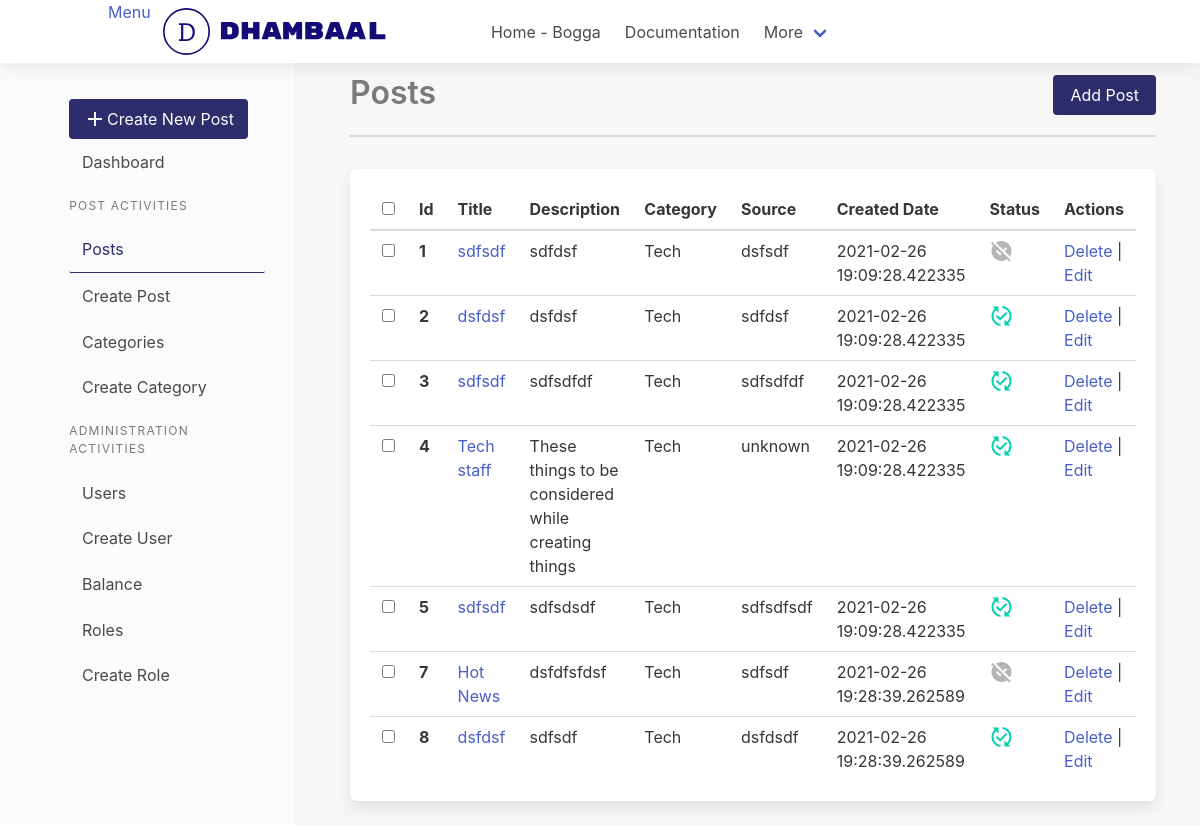
The app's page /dashboard/posts/, older data.
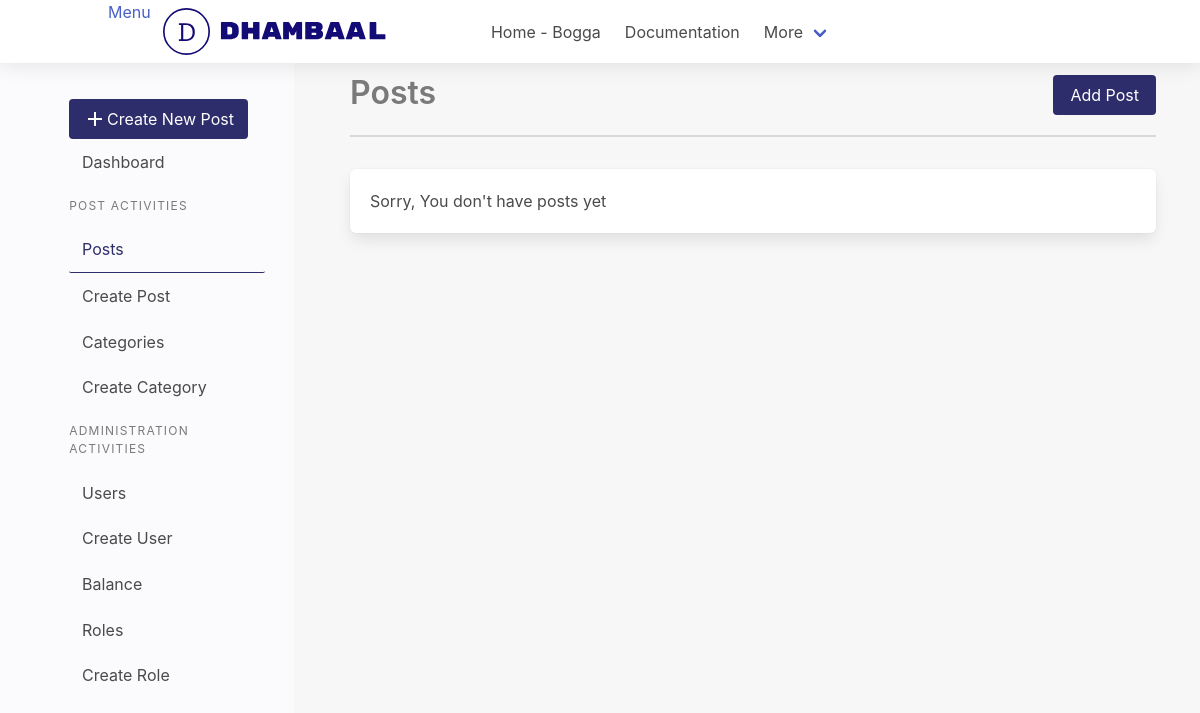
The same page, newer data.
### app/dashboard/models/post.py (models this page shows, shortened)
@dataclass
class Post(db.Model):
    __tablename__ = "post"
    id: int = db.Column(db.Integer, primary_key=True)
    title: str = db.Column(db.String(80), nullable=False)
    description: str = db.Column(db.Text)
    source: str = db.Column(db.String(129), nullable=True)
    category: str = db.Column(db.String(129), nullable=True)
    publish: str = db.Column(db.String(50), default="yes")
    created_at: datetime = db.Column(
        db.DateTime, nullable=False, default=datetime.now())
    modified_at: datetime = db.Column(
        db.DateTime, nullable=False, default=datetime.now(), onupdate=datetime.now())

### app/dashboard/dashboard.py (the view)
@dashboard_bp.route('/posts/')
def get_posts():
    posts = Post.query.all()
    return render_template("posts/list.html", posts=posts)

### app/dashboard/templates/posts/list.html (shortened to what this page needs)
{% extends 'layout/base.html'%}
{%block content%} {% from "macro.html" import
section_heading %} {{section_heading(title="Posts",link="dashboard.create_post",
btn_text="Add Post")}}
{%if not posts %}
  <div class="box">
    <p>Sorry, You don't have posts yet</p>
  </div>
{%else%}
  <table class="table box">
    <thead>
      <tr>
        <th><input type="checkbox" /></th>
        <th>Id</th>
        <th>Title</th>
        <th>Description</th>
        <th>Category</th>
        <th>Source</th>
        <th>Created Date</th>
        <th>Status</th>
        <th>Actions</th>
      </tr>
    </thead>
    <tbody>
      {% for post in posts %}
      <tr>
        <th><input type="checkbox" /></th>
        <th>{{ post.id }}</th>
        <td><a href="#">{{ post.title}}</a></td>
        <td>
          {%if post.description %} {{ post.description | truncate(50) }} {%endif%}
        </td>
        <td>{{ post.category }}</td>
        <td>{{ post.source}}</td>
        <td>{{post.created_at}}</td>
        <td>
          {% if post.publish == 'yes'%}
            <i class="material-icons has-text-primary">
            </i>
            {%else%}
            <i class="material-icons has-text-grey-light">
            </i>
          {%endif%}
        </td>
        <td>
          <a  href="{{ url_for('dashboard.delete_post',id=post.id) }}" onclick="return confirm('Are you sure?');">Delete</a>
          | <a href="{{url_for('dashboard.update_post',id=post.id)}}">Edit</a>
        </td>
      </tr>
      {%endfor%}
    </tbody>
  </table>
{%endif%}
{%endblock content%}

Row changes from the older to the newer data that the page shows:
removed Post: id "1", title "sdfsdf", description "sdfdsf", category "Tech", source "dsfsdf", created_at "2021-02-26 19:09:28.422335", publish "no" (drawn)
removed Post: id "2", title "dsfdsf", description "dsfdsf", category "Tech", source "sdfdsf", created_at "2021-02-26 19:09:28.422335", publish "yes" (drawn)
removed Post: id "3", title "sdfsdf", description "sdfsdfdf", category "Tech", source "sdfsdfdf", created_at "2021-02-26 19:09:28.422335", publish "yes" (drawn)
removed Post: id "4", title "Tech staff", description "These things to be considered while creating things", category "Tech", source "unknown", created_at "2021-02-26 19:09:28.422335", publish "yes" (drawn)
removed Post: id "5", title "sdfsdf", description "sdfsdsdf", category "Tech", source "sdfsdfsdf", created_at "2021-02-26 19:09:28.422335", publish "yes" (drawn)
removed Post: id "7", title "Hot News", description "dsfdfsfdsf", category "Tech", source "sdfsdf", created_at "2021-02-26 19:28:39.262589", publish "no" (drawn)
removed Post: id "8", title "dsfdsf", description "sdfsdf", category "Tech", source "dsfdsdf", created_at "2021-02-26 19:28:39.262589", publish "yes" (drawn)
Text that changed along with them:
form field value: "☐" → (not shown)
text no longer shown: "Id Title Description Category Source Created Date Status Actions"
text now shown: "Sorry, You don't have posts yet"
